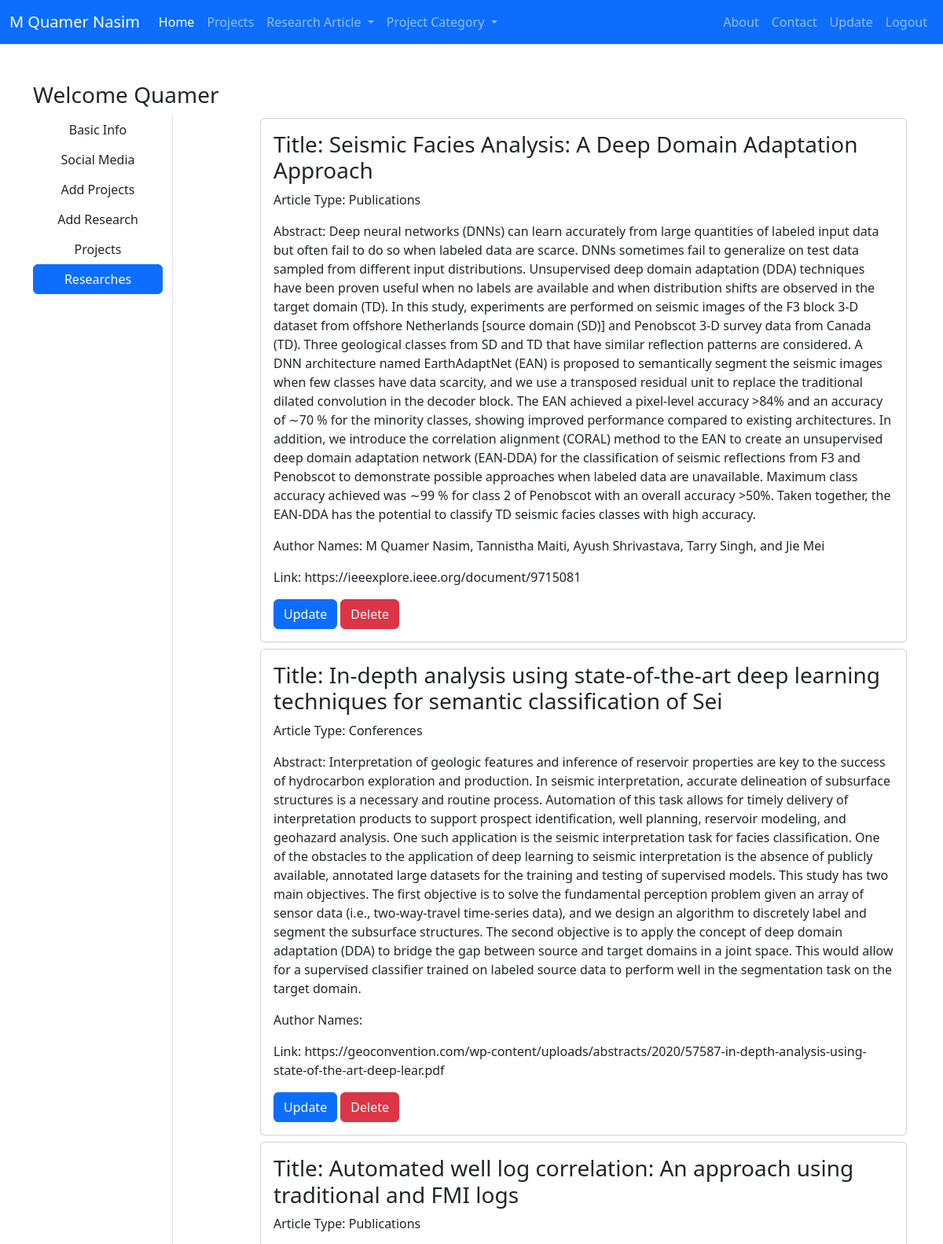
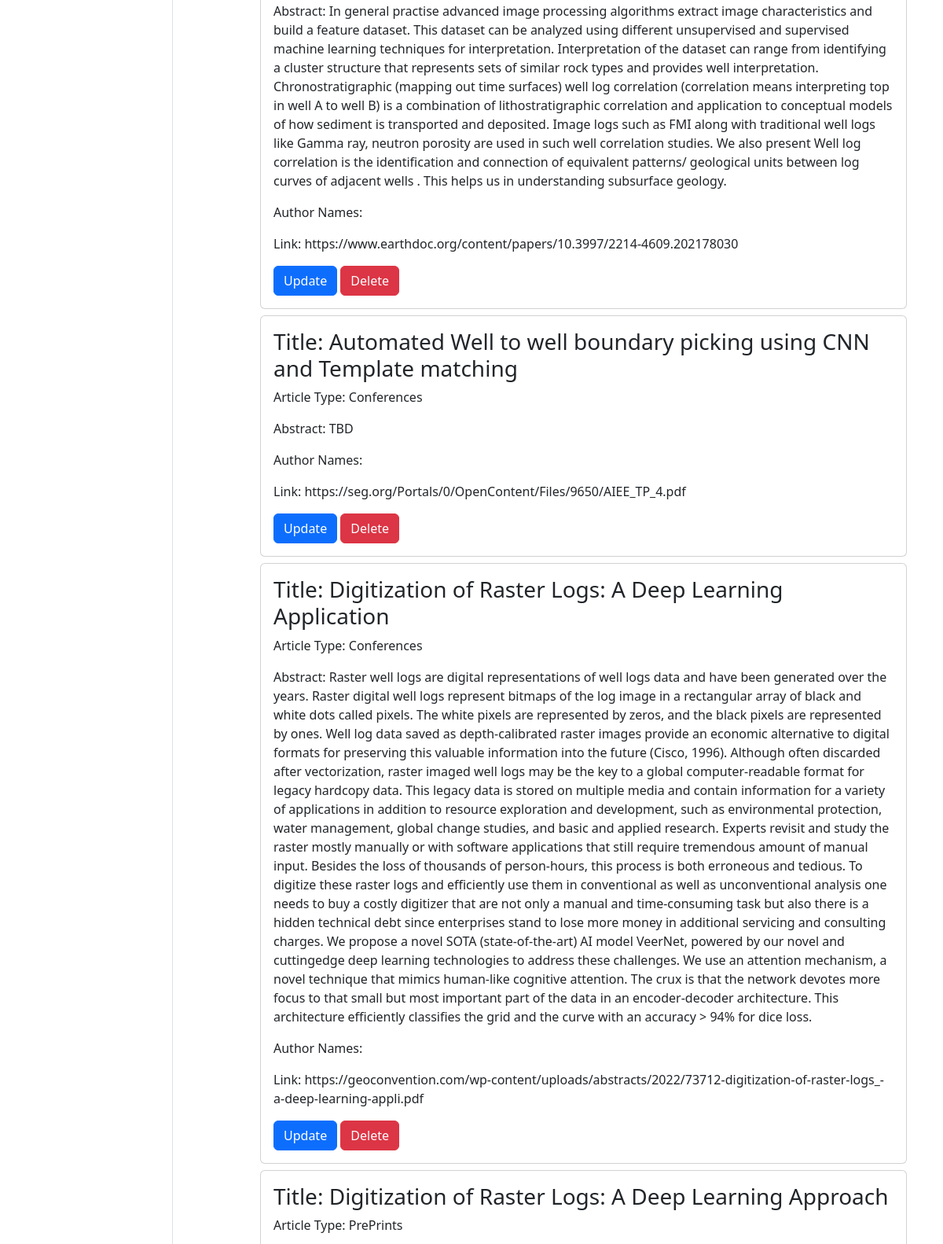
Screenshot of /client_facing/research/ (signed in, upper part) with the database file from the repository (2 pictures, top to bottom).
### apps/client_facing/models.py (models this page shows)
class Research(models.Model):
    title = models.CharField(max_length=200)
    abstract = models.TextField()
    article_type = models.CharField(choices=ARTICLE_TYPE_CHOICES, max_length=100)
    author_names = models.CharField(max_length=200, default="")
    image = models.ImageField(upload_to='research/', blank=True)
    link = models.URLField(blank=True)

### apps/client_facing/views.py (the view)
# urls.py: path('research/', views.ResearchInfoView.as_view(), name='research'),
class ResearchInfoView(View):
    def get(self, request):
        if str(request.user) == ROOT_USER:
            research = Research.objects.all()
            return render(request, 'client_facing/research.html', locals())
        else:
            return render(request, 'user_facing/home.html', {})

### templates/client_facing/research.html (shortened to what this page needs)
{% extends 'base.html' %}
{% load static %}
{% block main-content %}
<div class="container my-5">
    <div class="row">
        <h3>Welcome <span class="text-capitalize">{{request.user}}</span></h3>
        <div class="col-sm-2 border-end">
            <ul class="list-unstyled">
                <li class="d-grid"><a href="{% url "add_basic_info" %}" class="btn">Basic Info</a></li>
                <li class="d-grid"><a href="{% url "social_media" %}" class="btn">Social Media</a></li>
                <li class="d-grid"><a href="{% url "add_project" %}" class="btn">Add Projects</a></li>
                <li class="d-grid"><a href="{% url "add_research" %}" class="btn">Add Research</a></li>
                <li class="d-grid"><a href="{% url "projects" %}" class="btn">Projects</a></li>
                <li class="d-grid"><a href="{% url "research" %}" class="btn btn-primary">Researches</a></li>
            </ul>
        </div>
        <div class="col-sm-9 offset-sm-1">
            <div class="row">
                {% for rs in research %}
                    <div class="col-sm-15">
                        <div class="card m-1">
                            <div class="card-body">
                                <h3>Title: {{rs.title}}</h3>
                                <p>Article Type: {{rs.article_type}}</p>
                                <p>Abstract: {{rs.abstract}}</p>
                                <p>Author Names: {{rs.author_names}}</p>
                                <p>Link: {{rs.link}}</p>
                                <a href="{% url 'update_research' id=rs.id %}" class="btn btn-primary">Update</a>
                                <a href="{% url 'delete_research' id=rs.id %}" class="btn btn-danger">Delete</a>
                            </div>
                        </div>
                    </div>
                {% endfor %}
            </div>
        </div>
    </div>
</div>
{% endblock main-content %}

### rows the page displays
Research: title "Seismic Facies Analysis: A Deep Domain Adaptation Approach", article_type "Publications", abstract "Deep neural networks (DNNs) can learn accurately from large quantities of labeled input data but often fail to do so when labeled data are scarce. DNNs sometimes fail to generalize on test data sampled from different input distributions. Unsupervised deep domain adaptation (DDA) techniques have been proven useful when no labels are available and when distribution shifts are observed in the target domain (TD). In this study, experiments are performed on seismic images of the F3 block 3-D dataset from offshore Netherlands [source domain (SD)] and Penobscot 3-D survey data from Canada (TD). Three geological classes from SD and TD that have similar reflection patterns are considered. A DNN…", author_names "M Quamer Nasim, Tannistha Maiti, Ayush Shrivastava, Tarry Singh, and Jie Mei", link "https://ieeexplore.ieee.org/document/9715081"
Research: title "In-depth analysis using state-of-the-art deep learning techniques for semantic classification of Sei", article_type "Conferences", abstract "Interpretation of geologic features and inference of reservoir properties are key to the success of hydrocarbon exploration and production. In seismic interpretation, accurate delineation of subsurface structures is a necessary and routine process. Automation of this task allows for timely delivery of interpretation products to support prospect identification, well planning, reservoir modeling, and geohazard analysis. One such application is the seismic interpretation task for facies classification. One of the obstacles to the application of deep learning to seismic interpretation is the absence of publicly available, annotated large datasets for the training and testing of supervised…", link "https://geoconvention.com/wp-content/uploads/abstracts/2020/57587-in-depth-analysis-using-state-of-the-art-deep-lear.pdf"
Research: title "Automated well log correlation: An approach using traditional and FMI logs", article_type "Publications", abstract "In general practise advanced image processing algorithms extract image characteristics and build a feature dataset. This dataset can be analyzed using different unsupervised and supervised machine learning techniques for interpretation. Interpretation of the dataset can range from identifying a cluster structure that represents sets of similar rock types and provides well interpretation. Chronostratigraphic (mapping out time surfaces) well log correlation (correlation means interpreting top in well A to well B) is a combination of lithostratigraphic correlation and application to conceptual models of how sediment is transported and deposited. Image logs such as FMI along with traditional…", link "https://www.earthdoc.org/content/papers/10.3997/2214-4609.202178030"
Research: title "Automated Well to well boundary picking using CNN and Template matching", article_type "Conferences", abstract "TBD", link "https://seg.org/Portals/0/OpenContent/Files/9650/AIEE_TP_4.pdf"
Research: title "Digitization of Raster Logs: A Deep Learning Application", article_type "Conferences", abstract "Raster well logs are digital representations of well logs data and have been generated over the years. Raster digital well logs represent bitmaps of the log image in a rectangular array of black and white dots called pixels. The white pixels are represented by zeros, and the black pixels are represented by ones. Well log data saved as depth-calibrated raster images provide an economic alternative to digital formats for preserving this valuable information into the future (Cisco, 1996). Although often discarded after vectorization, raster imaged well logs may be the key to a global computer-readable format for legacy hardcopy data. This legacy data is stored on multiple media and contain…", link "https://geoconvention.com/wp-content/uploads/abstracts/2022/73712-digitization-of-raster-logs_-a-deep-learning-appli.pdf"
Research: title "Digitization of Raster Logs: A Deep Learning Approach", article_type "PrePrints"

### other values shown
{{ request.user }} "Quamer"
